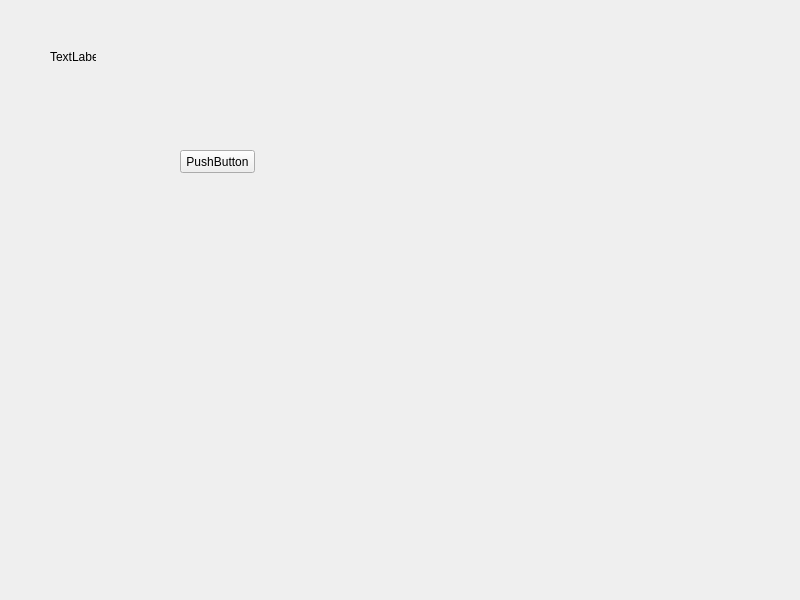
<?xml version="1.0" encoding="UTF-8"?>
<ui version="4.0">
 <class>kl_toolsWindow</class>
 <widget class="QMainWindow" name="kl_toolsWindow">
  <property name="geometry">
   <rect>
    <x>0</x>
    <y>0</y>
    <width>800</width>
    <height>600</height>
   </rect>
  </property>
  <property name="windowTitle">
   <string>KL Tools</string>
  </property>
  <widget class="QWidget" name="centralwidget">
   <widget class="QPushButton" name="pushButton">
    <property name="geometry">
     <rect>
      <x>180</x>
      <y>150</y>
      <width>75</width>
      <height>23</height>
     </rect>
    </property>
    <property name="text">
     <string>PushButton</string>
    </property>
    <property name="+c" stdset="0">
     <string>&quot;kl_tools.scripts.kl_general.mayaWindow('GraphEditor')&quot;</string>
    </property>
   </widget>
   <widget class="QLabel" name="label">
    <property name="geometry">
     <rect>
      <x>50</x>
      <y>50</y>
      <width>46</width>
      <height>13</height>
     </rect>
    </property>
    <property name="text">
     <string>TextLabel</string>
    </property>
   </widget>
  </widget>
 </widget>
 <resources/>
 <connections/>
</ui>
